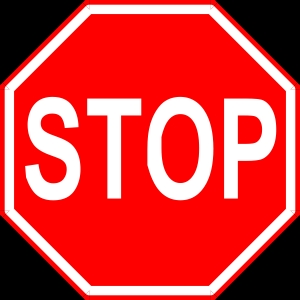
%> input picture HW2/Vova HW2/Stop Images/StopSign1.jpg, 300 x 300 px
$ octave main.m   (GNU Octave 9; MATLAB toolbox functions it lacks are replaced by stand-ins)
%> lines starting %> are read from the running program, lines starting %| are printed output that depends on the picture
clear
close all
clc

%% Add folders to path

addpath( genpath( 'CNN Images' ) );
addpath( genpath( 'sift' ) );
addpath( genpath( 'Stop Images' ) );

%% Read images

Stop_1 = imread('StopSign1.jpg');
%> Stop_1 is the input picture: size 300x300x3 uint8; mean R, G, B 211.1, 57.8, 57.8
%Stop_1 = double(Stop_1);
Stop_2 = imread('StopSign2.jpg');
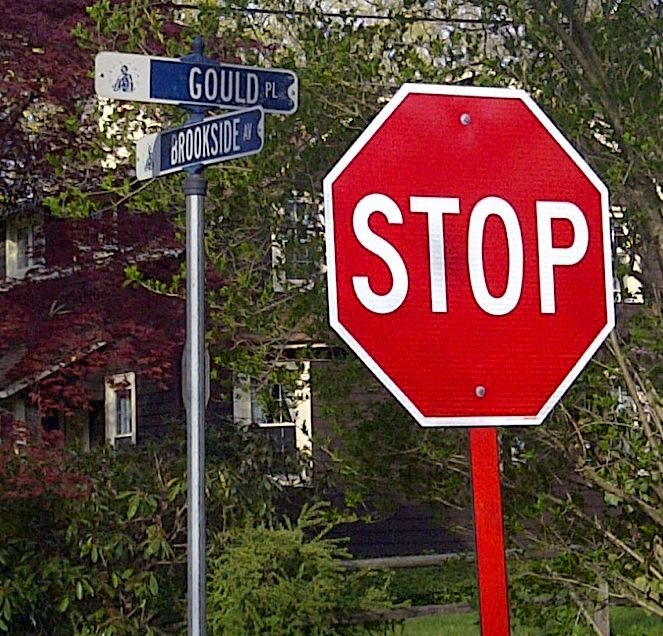
%> input picture HW2/Vova HW2/Stop Images/StopSign2.jpg, 663 x 636 px
%> Stop_2 is the input picture: size 636x663x3 uint8; mean R, G, B 96.3, 64.4, 55.5
%Stop_2 = double(Stop_2);
Stop_3 = imread('StopSign3.jpg');
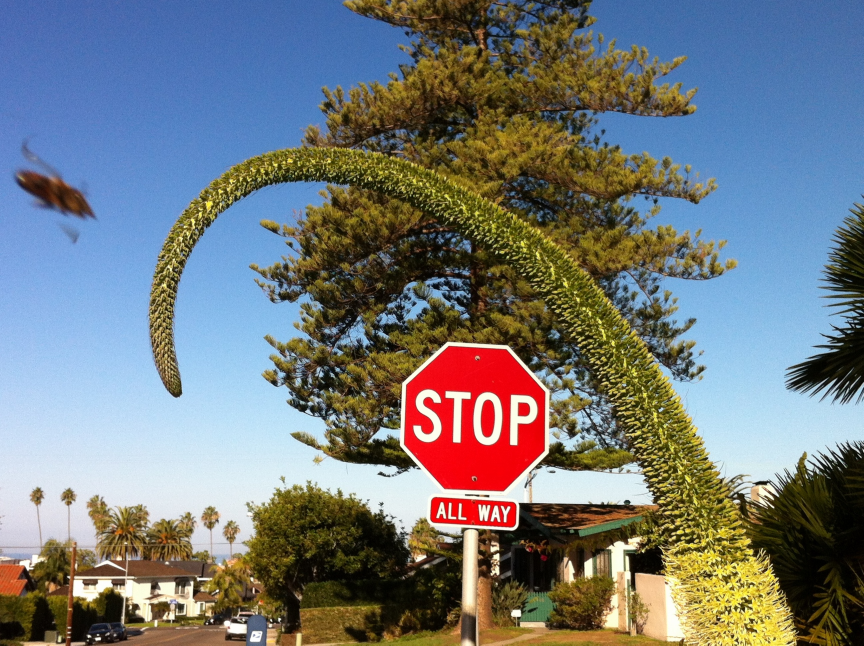
%> input picture HW2/Vova HW2/Stop Images/StopSign3.jpg, 2591 x 1936 px (shown at 1/3 size)
%Stop_3 = double(Stop_3);
Stop_4 = imread('StopSign4.jpg');
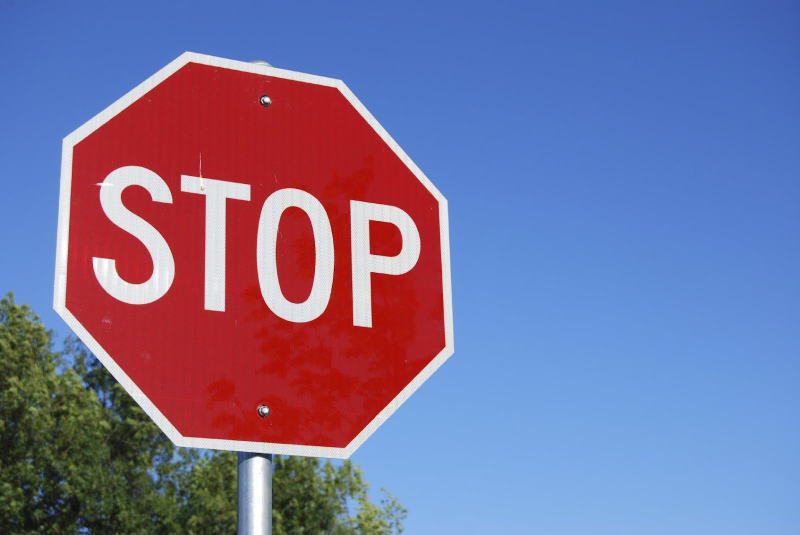
%> input picture HW2/Vova HW2/Stop Images/StopSign4.jpg, 1600 x 1070 px (shown at 1/2 size)
%> Stop_4 is the input picture: size 1070x1600x3 uint8; mean R, G, B 119.6, 114.4, 156.1
%Stop_4 = double(Stop_4);

%% Q1 sift features

%> (the run ends here)
